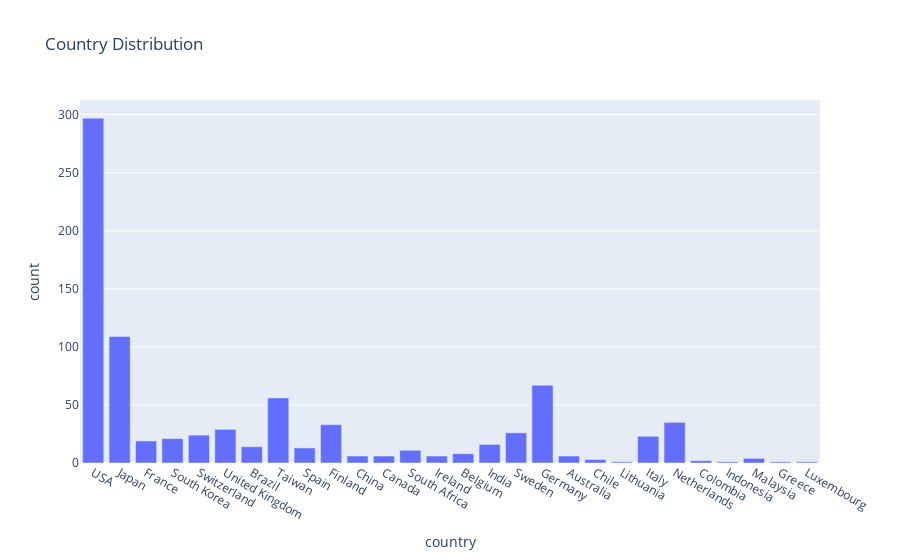

Notebook source saved alongside this figure:
### Code cell
fig1 = px.bar(df, x="country", y="count", orientation='v', title='Country Distribution')
fig1.show()

### Figure 1 — Plotly figure (JSON) as saved in the notebook; plotly's stock layout.template omitted (floating-point values rounded to 4 significant figures)
{"data": [{"alignmentgroup": "True", "hovertemplate": "country=%{x}<br>count=%{y}<extra></extra>", "legendgroup": "", "marker": {"color": "#636efa", "pattern": {"shape": ""}}, "name": "", "offsetgroup": "", "orientation": "v", "showlegend": false, "textposition": "auto", "type": "bar", "x": ["USA", "Japan", "France", "South Korea", "Switzerland", "United Kingdom", "Brazil", "Taiwan", "Spain", "Finland", "China", "Canada", "South Africa", "Ireland", "Belgium", "India", "Sweden", "Germany", "Australia", "Chile", "Lithuania", "Italy", "Netherlands", "Colombia", "Indonesia", "Malaysia", "Greece", "Luxembourg"], "xaxis": "x", "y": [297, 109, 19, 21, 24, 29, 14, 56, 13, 33, 6, 6, 11, 6, 8, 16, 26, 67, 6, 3, 1, 23, 35, 2, 1, 4, 1, 1], "yaxis": "y"}], "layout": {"barmode": "relative", "legend": {"tracegroupgap": 0}, "title": {"text": "Country Distribution"}, "xaxis": {"anchor": "y", "domain": [0, 1], "title": {"text": "country"}}, "yaxis": {"anchor": "x", "domain": [0, 1], "title": {"text": "count"}}}}
